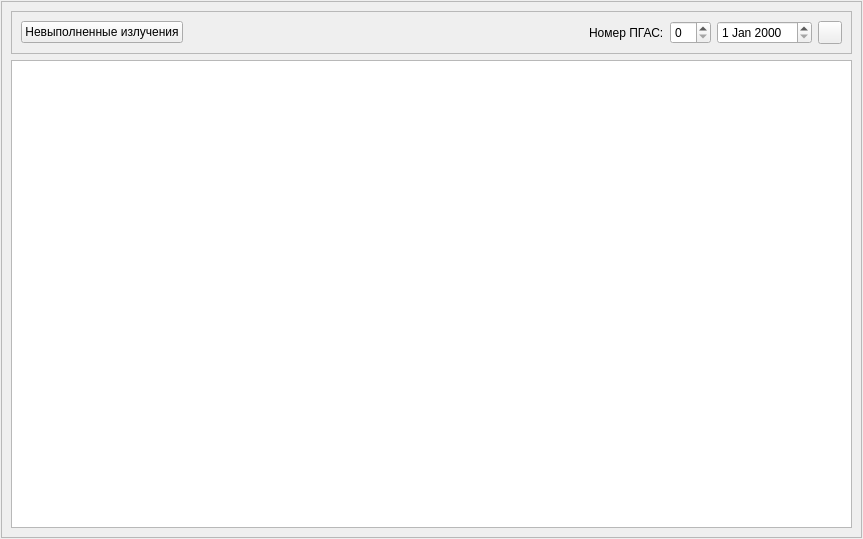
<?xml version="1.0" encoding="UTF-8"?>
<ui version="4.0">
 <class>PanelViewer</class>
 <widget class="QWidget" name="PanelViewer">
  <property name="geometry">
   <rect>
    <x>0</x>
    <y>0</y>
    <width>863</width>
    <height>539</height>
   </rect>
  </property>
  <property name="windowTitle">
   <string>Form</string>
  </property>
  <layout class="QGridLayout" name="gridLayout">
   <property name="leftMargin">
    <number>1</number>
   </property>
   <property name="topMargin">
    <number>1</number>
   </property>
   <property name="rightMargin">
    <number>1</number>
   </property>
   <property name="bottomMargin">
    <number>1</number>
   </property>
   <item row="0" column="0">
    <widget class="QFrame" name="frame_2">
     <property name="frameShape">
      <enum>QFrame::StyledPanel</enum>
     </property>
     <property name="frameShadow">
      <enum>QFrame::Raised</enum>
     </property>
     <layout class="QVBoxLayout" name="verticalLayout">
      <item>
       <widget class="QFrame" name="frame">
        <property name="frameShape">
         <enum>QFrame::StyledPanel</enum>
        </property>
        <property name="frameShadow">
         <enum>QFrame::Raised</enum>
        </property>
        <layout class="QHBoxLayout" name="horizontalLayout">
         <item>
          <widget class="QPushButton" name="pushButton">
           <property name="text">
            <string>Невыполненные излучения</string>
           </property>
          </widget>
         </item>
         <item>
          <spacer name="horizontalSpacer">
           <property name="orientation">
            <enum>Qt::Horizontal</enum>
           </property>
           <property name="sizeHint" stdset="0">
            <size>
             <width>405</width>
             <height>20</height>
            </size>
           </property>
          </spacer>
         </item>
         <item>
          <widget class="QLabel" name="label">
           <property name="text">
            <string>Номер ПГАС:</string>
           </property>
          </widget>
         </item>
         <item>
          <widget class="QSpinBox" name="spinBox"/>
         </item>
         <item>
          <widget class="QDateEdit" name="dateEdit"/>
         </item>
         <item>
          <widget class="QToolButton" name="toolButton">
           <property name="text">
            <string/>
           </property>
           <property name="icon">
            <iconset resource="../../../resources.qrc">
             <normaloff>:/icons/checked.png</normaloff>:/icons/checked.png</iconset>
           </property>
          </widget>
         </item>
        </layout>
       </widget>
      </item>
      <item>
       <widget class="QTableView" name="tableView"/>
      </item>
     </layout>
    </widget>
   </item>
  </layout>
 </widget>
 <resources>
  <include location="../../../resources.qrc"/>
 </resources>
 <connections/>
</ui>
